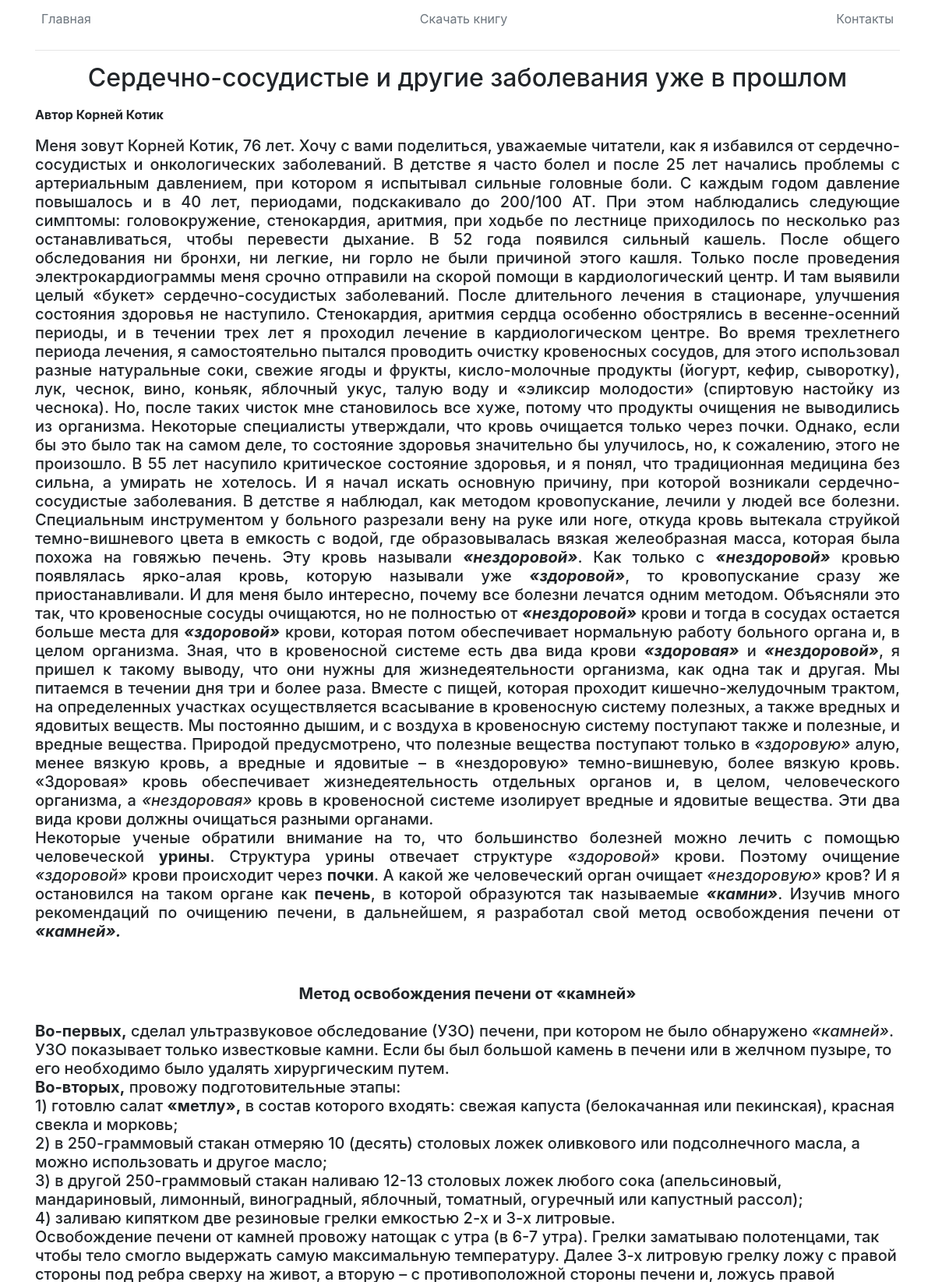
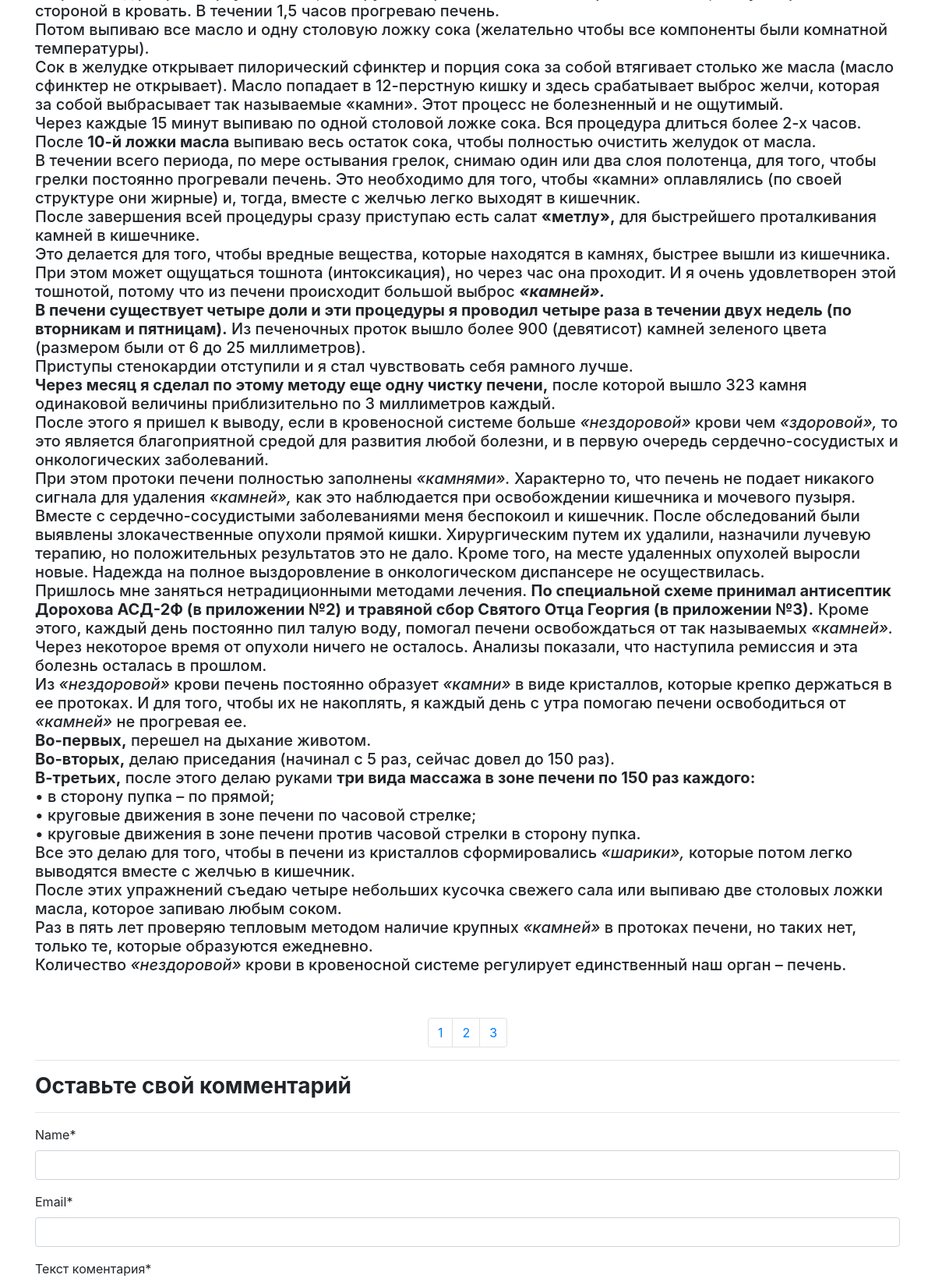
The page / (upper part) on the database its author committed (2 pictures, top to bottom).
### myblog/models.py (models this page shows, shortened)
class Articles(models.Model):
    title = models.CharField(max_length=250)
    post = models.TextField()
    date = models.DateTimeField(auto_now_add=True)

### myblog/views.py (the view)
# urls.py: path('', views.index, name='index'),
def index(request):
    post = Articles.objects.get(id=1)
    comments = Comment.objects.all()
    if request.method == "POST":
        form = CommentForm(request.POST)
        if form.is_valid():
            comm = form.save(commit=False)
            comm.post = post
            comm.save()
    else:
        form = CommentForm()
    return render(request, "blog/post.html", {'post': post, 'form': form, 'comments': comments})

### myblog/forms.py
class CommentForm(forms.ModelForm):
    class Meta:
        model = Comment
        fields = ('name', 'email', 'text',)
    pass

### myblog/templates/blog/post.html (shortened to what this page needs)
{% extends 'blog/base.html' %}
{% load crispy_forms_tags %}
{% block content %}
<body>
    <hr class="blog-post">
        <h2 class="blog-post-title"><center>{{post.title}}</center></h2>
          <p>{{post.post|safe|linebreaks}}</p><br/>
          <p>
                <nav aria-label="Page navigation example">
                    <ul class="pagination justify-content-center">
                        <li class="page-item"><a class="page-link" href="/">1</a></li>
                        <li class="page-item"><a class="page-link" href="/2">2</a></li>
                        <li class="page-item"><a class="page-link" href="/3">3</a></li>
                    </ul>
                </nav>
            <hr><h3><b>Оставьте свой комментарий</b></h3><hr>
            <form action="/" method="post">
            {{form|crispy}}
            </form>
    </div>
</body>
{% endblock content %}

### rows shown on the page
Articles: title "Сердечно-сосудистые и другие заболевания уже в прошлом", post "Автор Корней Котик Меня зовут Корней Котик, 76 лет. Хочу с вами поделиться, уважаемые читатели, как я избавился от сердечно-сосудистых и онкологических заболеваний. В детстве я часто болел и после 25 лет начались проблемы с артериальным давлением, при котором я испытывал сильные головные боли. С каждым годом давление повышалось и в 40 лет, периодами, подскакивало до 200/100 АТ. При этом наблюдались следующие симптомы: головокружение, стенокардия, аритмия, при ходьбе по лестнице приходилось по несколько раз останавливаться, чтобы перевести дыхание. В 52 года появился сильный кашель. После общего обследования ни бронхи, ни легкие, ни горло не были причиной этого кашля. Только после проведения…"
